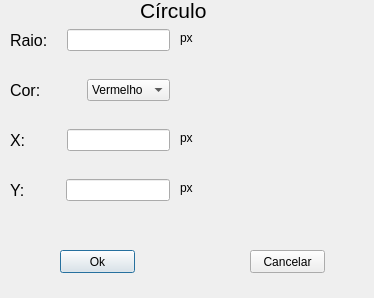
<?xml version="1.0" encoding="UTF-8"?>
<ui version="4.0">
 <class>circulo</class>
 <widget class="QDialog" name="circulo">
  <property name="geometry">
   <rect>
    <x>0</x>
    <y>0</y>
    <width>374</width>
    <height>298</height>
   </rect>
  </property>
  <property name="windowTitle">
   <string>Dialog</string>
  </property>
  <widget class="QLabel" name="label">
   <property name="geometry">
    <rect>
     <x>140</x>
     <y>-10</y>
     <width>191</width>
     <height>41</height>
    </rect>
   </property>
   <property name="font">
    <font>
     <pointsize>16</pointsize>
    </font>
   </property>
   <property name="text">
    <string>Círculo</string>
   </property>
  </widget>
  <widget class="QWidget" name="horizontalLayoutWidget_2">
   <property name="geometry">
    <rect>
     <x>10</x>
     <y>70</y>
     <width>160</width>
     <height>41</height>
    </rect>
   </property>
   <layout class="QHBoxLayout" name="horizontalLayout_2">
    <item>
     <widget class="QLabel" name="label_3">
      <property name="font">
       <font>
        <pointsize>12</pointsize>
       </font>
      </property>
      <property name="text">
       <string>Cor: </string>
      </property>
     </widget>
    </item>
    <item>
     <widget class="QComboBox" name="comboBox">
      <item>
       <property name="text">
        <string>Vermelho</string>
       </property>
      </item>
      <item>
       <property name="text">
        <string>Azul</string>
       </property>
      </item>
      <item>
       <property name="text">
        <string>Verde</string>
       </property>
      </item>
     </widget>
    </item>
   </layout>
  </widget>
  <widget class="QWidget" name="horizontalLayoutWidget">
   <property name="geometry">
    <rect>
     <x>10</x>
     <y>20</y>
     <width>160</width>
     <height>41</height>
    </rect>
   </property>
   <layout class="QHBoxLayout" name="horizontalLayout">
    <item>
     <widget class="QLabel" name="label_2">
      <property name="font">
       <font>
        <pointsize>12</pointsize>
       </font>
      </property>
      <property name="text">
       <string>Raio:   </string>
      </property>
     </widget>
    </item>
    <item>
     <widget class="QLineEdit" name="raio"/>
    </item>
   </layout>
  </widget>
  <widget class="QPushButton" name="pushButton">
   <property name="geometry">
    <rect>
     <x>60</x>
     <y>250</y>
     <width>75</width>
     <height>23</height>
    </rect>
   </property>
   <property name="text">
    <string>Ok</string>
   </property>
  </widget>
  <widget class="QWidget" name="horizontalLayoutWidget_5">
   <property name="geometry">
    <rect>
     <x>10</x>
     <y>170</y>
     <width>160</width>
     <height>41</height>
    </rect>
   </property>
   <layout class="QHBoxLayout" name="horizontalLayout_5">
    <item>
     <widget class="QLabel" name="label_6">
      <property name="font">
       <font>
        <pointsize>12</pointsize>
       </font>
      </property>
      <property name="text">
       <string>Y:        </string>
      </property>
     </widget>
    </item>
    <item>
     <widget class="QLineEdit" name="y"/>
    </item>
   </layout>
  </widget>
  <widget class="QWidget" name="horizontalLayoutWidget_4">
   <property name="geometry">
    <rect>
     <x>10</x>
     <y>120</y>
     <width>160</width>
     <height>41</height>
    </rect>
   </property>
   <layout class="QHBoxLayout" name="horizontalLayout_4">
    <item>
     <widget class="QLabel" name="label_5">
      <property name="font">
       <font>
        <pointsize>12</pointsize>
       </font>
      </property>
      <property name="text">
       <string>X:        </string>
      </property>
     </widget>
    </item>
    <item>
     <widget class="QLineEdit" name="x"/>
    </item>
   </layout>
  </widget>
  <widget class="QPushButton" name="pushButton_2">
   <property name="geometry">
    <rect>
     <x>250</x>
     <y>250</y>
     <width>75</width>
     <height>23</height>
    </rect>
   </property>
   <property name="text">
    <string>Cancelar</string>
   </property>
  </widget>
  <widget class="QLabel" name="label_4">
   <property name="geometry">
    <rect>
     <x>180</x>
     <y>30</y>
     <width>21</width>
     <height>16</height>
    </rect>
   </property>
   <property name="text">
    <string>px</string>
   </property>
  </widget>
  <widget class="QLabel" name="label_7">
   <property name="geometry">
    <rect>
     <x>180</x>
     <y>130</y>
     <width>21</width>
     <height>16</height>
    </rect>
   </property>
   <property name="text">
    <string>px</string>
   </property>
  </widget>
  <widget class="QLabel" name="label_8">
   <property name="geometry">
    <rect>
     <x>180</x>
     <y>180</y>
     <width>21</width>
     <height>16</height>
    </rect>
   </property>
   <property name="text">
    <string>px</string>
   </property>
  </widget>
 </widget>
 <tabstops>
  <tabstop>raio</tabstop>
  <tabstop>comboBox</tabstop>
  <tabstop>x</tabstop>
  <tabstop>y</tabstop>
  <tabstop>pushButton</tabstop>
  <tabstop>pushButton_2</tabstop>
 </tabstops>
 <resources/>
 <connections/>
</ui>
